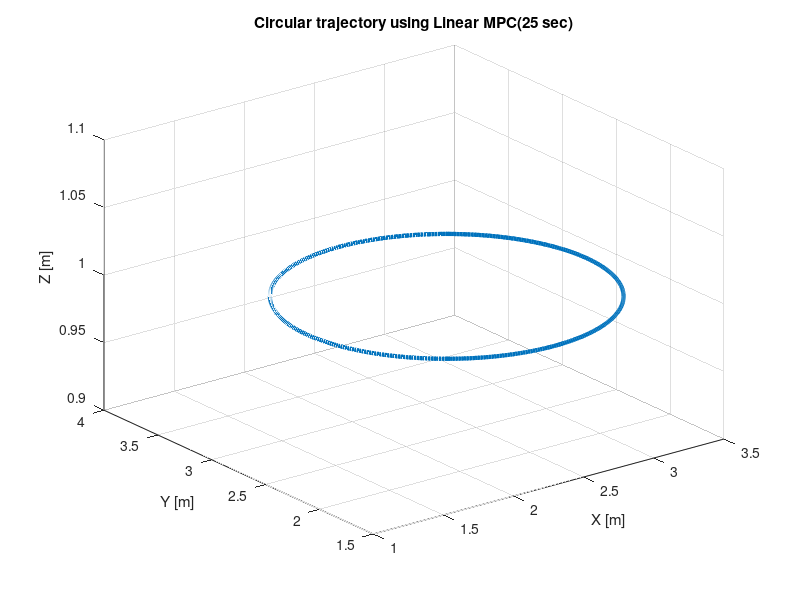

The MATLAB source for this figure:
function circle_plotter()
    % Define parameters for the X sine wave
    amplitudeX = 1;
    biasX = 2.33;
    frequencyX = 0.4;
    phaseShiftX = 0;

    % Define parameters for the Y sine wave
    amplitudeY = 1;
    biasY = 2.55;
    frequencyY = 0.4;
    phaseShiftY = 1.57; % Approximately pi/2, for orthogonal sine waves

    % Generate time vector
    t = linspace(0, 2*pi, 1000); % Cover one full cycle with high resolution

    % Calculate X and Y coordinates
    x = amplitudeX * sin(2 * pi * frequencyX * t + phaseShiftX) + biasX;
    y = amplitudeY * sin(2 * pi * frequencyY * t + phaseShiftY) + biasY;
    z = ones(size(x)); % Z coordinate at 1m altitude

    % Plotting the circle in 3D
    figure; % Open a new figure window
    plot3(x, y, z, 'LineWidth', 3);
    grid on; % Enable grid for better visualization
    xlabel('X [m]');
    ylabel('Y [m]');
    zlabel('Z [m]');
    title(['Circular trajectory using Linear MPC' ...
        '(25 sec)']);
end
